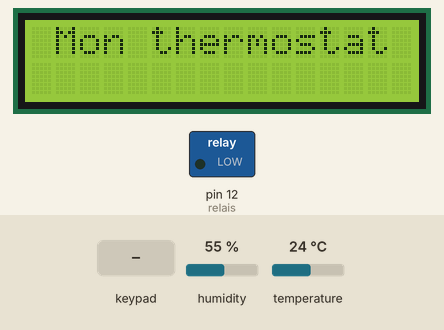
Simulated run of this sketch. Board: Arduino Uno, built with avr-gcc and run on an emulated ATmega328P. Parts: 16×2 character LCD, switched loads named in the sketch (green lamp = pin HIGH). Inputs (shaded band) come from the test bench; at power-on: temperature 24 °C, humidity 55 %. The local clock reads 2024-03-15 10:24:30 at power-on unless the sketch sets it; what the sketch prints to the serial monitor is not drawn.

Above: at 2.2 s.
2.3 s: key 'C' pressed
At 3.1 s:
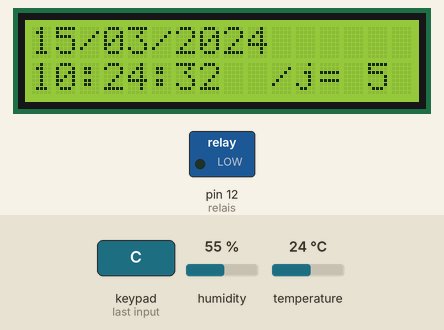
7.9 s: keypad keys 1 2 A pressed 0.4 s apart
At 10.0 s:
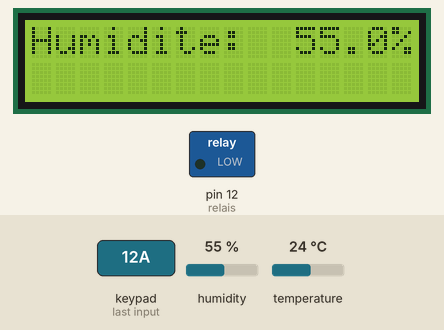
15.1 s: temperature set to 18.8 °C
At 19.9 s:
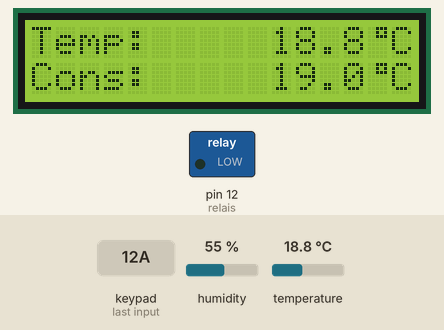
20.2 s: temperature set to 17.8 °C
At 21.9 s:
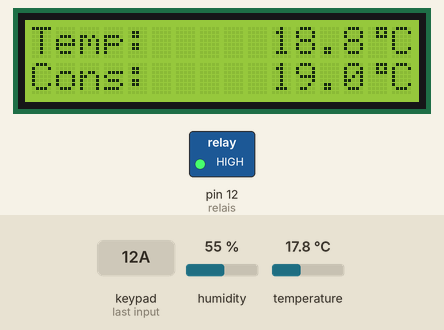
25.3 s: key '*' pressed
At 25.7 s:
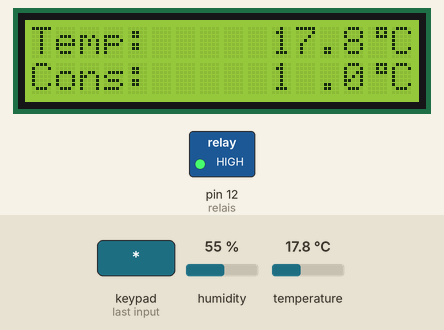
31.3 s: keypad keys 2 5 A pressed 0.4 s apart
At 32.5 s:
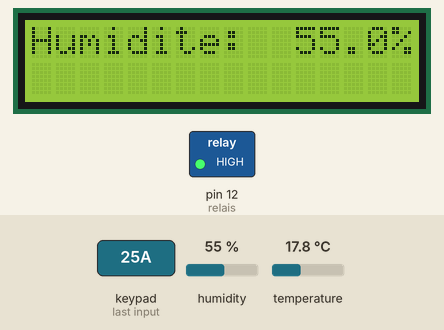
Timing chart, 0 to 34.3 s (numbered marks = the images above; inputs shaded):
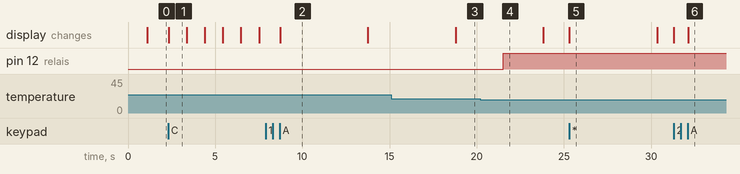

Measured:
- the behaviour switches between 18.5 and 18.4 °C on temperature (found by bisection; images 3 and 4)
- after the input at 2.3 s, the display: changes at once (image 1)
- after the input at 7.9 s, the display: changes after 0.83 s (image 2)
- after the input at 15.1 s, the display: changes after 3.7 s (image 3)
- after the input at 20.2 s, pin 12 (relais): LOW → HIGH after 1.3 s
- after the input at 25.3 s, the display: changes at once (image 5)
- after the input at 31.3 s, the display: first changes at once (image 6 shows a later state)

The sketch:

Thermostat_LCD1602_DTH22.ino
```cpp
// EXEMPLE 1602 i2c SUR http://blog.f8asb.com/2014/03/01/mise-en-oeuvre-i2c-vers-lcd-carte-chinoise-sur-arduino/
// EXEMPLE clavier SUR http://www.mon-club-elec.fr/pmwiki_mon_club_elec/pmwiki.php?n=MAIN.ArduinoExpertLCDClavierAppuiTouche

/*
** Example Arduino sketch for SainSmart I2C LCD Screen 16x2
** based on https://bitbucket.org/celem/sainsmart-i2c-lcd/src/3adf8e0d2443/sainlcdtest.ino
** This example uses F Malpartida's NewLiquidCrystal library. Obtain from:
** https://bitbucket.org/fmalpartida/new-liquidcrystal
** NOTE: Tested on Arduino Uno whose I2C pins are A4==SDA, A5==SCL

*/
//***************************** Ecran 1602 i2c **************************************************

#include <Wire.h>
#include <LCD.h>
#include <LiquidCrystal_I2C.h>


#define I2C_ADDR    0x27 // <<----- Add your address here.  Find it from I2C Scanner
#define BACKLIGHT_PIN     3
#define En_pin  2
#define Rw_pin  1
#define Rs_pin  0
#define D4_pin  4
#define D5_pin  5
#define D6_pin  6
#define D7_pin  7

LiquidCrystal_I2C  lcd(I2C_ADDR, En_pin, Rw_pin, Rs_pin, D4_pin, D5_pin, D6_pin, D7_pin);

//***************************** Caracteres spéciaux  ************************************************

byte myDegre[8] = {
  B00111,
  B00101,
  B00111,
  B00000,
  B00000,
  B00000,
  B00000,
  B00000
};

//**************************** Clavier ************************************************

#include <Keypad.h> // inclusion de la librairie pour clavier matriciel

//--- Constantes utilisées avec le clavier 4x4
const byte LIGNES = 4; // 4 lignes
const byte COLONNES = 4; //4 colonnes

int n = 1;

// clavier

const int C4 = 9; //declaration constante de broche
const int C3 = 8; //declaration constante de broche
const int C2 = 7; //declaration constante de broche
const int C1 = 6; //declaration constante de broche

const int L4 = 5; //declaration constante de broche
const int L3 = 4; //declaration constante de broche
const int L2 = 3; //declaration constante de broche
const int L1 = 2; //declaration constante de broche

//--- Définition des touches
char touches[LIGNES][COLONNES] = {
  {'1', '2', '3', 'A'},
  {'4', '5', '6', 'B'},
  {'7', '8', '9', 'C'},
  {'*', '0', '#', 'D'}
};

// tableaux de lignes et colonnes
byte BrochesLignes[LIGNES] = {L1, L2, L3, L4}; //connexions utilisées pour les broches de lignes du clavier
byte BrochesColonnes[COLONNES] = {C1, C2, C3, C4}; //connexions utilisées pour les broches de colonnes du clavier

char touche; // variable de stockage valeur touche appuyée

// création d'un objet keypad = initialisation clavier
Keypad clavier = Keypad( makeKeymap(touches), BrochesLignes, BrochesColonnes, LIGNES, COLONNES );
// les broches de lignes sont automatiquement configurées en ENTREE avec pullup interne activé
// les broches de colonnes sont automatiquement configurées en SORTIE

//*****************************DS18B20************************************************
/*#include <OneWire.h>
  #include <DallasTemperature.h>

  // On utilise la Pin #7 pour connecter le DS18B20
  #define ONE_WIRE_BUS 10

  // Initialisation de la librairie OneWire
  OneWire oneWire(ONE_WIRE_BUS);

  // Lien avec la librairie Dallas Temperature Control
  DallasTemperature sensors(&oneWire);
  DeviceAddress tempDeviceAddress;

  const int  resolution = 12;

  #include <Stdio.h>*/

//*****************************DTH22**************************************************

#include "DHT.h"

DHT dht;
//*****************************Thermostat**********************************************
int relais = 12 ;
float consigne = 19;
float ecart = 0.5;
float consPlus;
float consMoins;

//*****************************DS3231**********************************************
//#include <Wire.h>     // existe déjà plus haut
#include <RTClib.h>

RTC_DS1307 RTC; // Avec cette librairie on déclare le DS3231 comme un DS1307

//********************************AUTRE ***********************************************
int ligne = 0;
int colonne = 11;
int saisie = 0;
int page = 0 ;
int front ;  // memoire de front montant
int front2 ;
char derniereTouche = 0;
unsigned long tempoArret = 5000;
unsigned long tempsArret = 0;             // temps écoulé tempo arret

//%%%%%%%%%%%%%%%%%%%%%%%%%%%%%%%%%%%%%%%%%%%%%%%%%%%%%%%%%%%%%%%%%%%%%%%%%%%%%%%%%%%%%%%%%%%%%%%%%%%%%%%%%%%%%%%%%%%%%%%%%%%%
//%%%%%%%%%%%%%%%%%%%%%%%%%%%%%%%%%%%%%%%%%%%%%%%%%%%%%%%%%%%%%%%%%%%%%%%%%%%%%%%%%%%%%%%%%%%%%%%%%%%%%%%%%%%%%%%%%%%%%%%%%%%%

void setup()
{

  //***************************** Ecran 1602 i2c *************************************

  lcd.begin (16, 2); //  <<----- Mon LCD est un 16x2

  // Switch on the backlight
  lcd.setBacklightPin(BACKLIGHT_PIN, POSITIVE);
  lcd.setBacklight(HIGH);

  lcd.home (); // go home -ramène le curseur à l'origine

  //lcd.cursor() ;
  lcd.print(" Mon thermostat ");
  delay(1000);


  //***************************** Caracteres spéciaux  *********************************

  lcd.createChar(0, myDegre); //apprend le caractère à l'écran LCD

  //*****************************DS18B20************************************************

  /*//Serial.println("Prise de temperature avec  DS18B20");

    // On initialise la librairie DTC
    sensors.begin();
    sensors.getAddress(tempDeviceAddress, 0);
    sensors.setResolution(tempDeviceAddress, resolution);
  */

  //*****************************DTH22************************************************

  dht.setup(10); // data pin 10

  //*****************************Thermostat************************************************

  pinMode(relais, OUTPUT);

  Serial.begin(9600);

  //*****************************DS3231**********************************************

  Wire.begin();
  RTC.begin();
  //reglage de l'heure: décocher les 2 lignes suivantes pour effectuer le réglage(charger , recocher ,charger )
  //RTC.adjust(DateTime(__DATE__, __TIME__));
  //DateTime now = RTC.now();

}
//%%%%%%%%%%%%%%%%%%%%%%%%%%%%%%%%%%%%%%%%%%%%%%%%%%%%%%%%%%%%%%%%%%%%%%%%%%%%%%%%%%%%%%%%%%%%%%%%%%%%%%%%%%%%%%%%%%%%%%%%%%%%
//%%%%%%%%%%%%%%%%%%%%%%%%%%%%%%%%%%%%%%%%%%%%%%%%%%%%%%%%%%%%%%%%%%%%%%%%%%%%%%%%%%%%%%%%%%%%%%%%%%%%%%%%%%%%%%%%%%%%%%%%%%%%

void loop()
{
  //delay(dht.getMinimumSamplingPeriod());

  float humidity = dht.getHumidity();
  float temperature = dht.getTemperature();

  /* sensors.requestTemperatures(); // Envoi de la demande de température DS18B20
    float temp0 = (sensors.getTempCByIndex(0));
    int t0 = (temp0 - (int)temp0) * 100 ;
    //Serial.println(temp0); // Le 0 corresponant au premier esclave trouvé .*/

  consPlus = (consigne + ecart);
  consMoins = (consigne - ecart);

  if (temperature < consMoins)digitalWrite (relais, HIGH);
  if (temperature > consPlus) digitalWrite (relais, LOW);

  touche = clavier.getKey(); // lecture de la touche appuyée

  if (touche == '*')  { //on efface le dernier chiffre

    Serial.print ("colonne: ");
    Serial.println (colonne);
    if (colonne > 9) {
      lcd.setCursor(colonne, 1);
      lcd.print(' ');
      colonne = colonne - 1;
      if (saisie > 0)   saisie = ((saisie - (int(derniereTouche) - 48)) / 10);
      tempsArret = millis();

    }
  }

  else if (touche == 'A') { //affichage humidité et  temperature actuelle
    lcd.clear();
    lcd.setCursor(0, 0);
    lcd.print("Humidite:  ");
    lcd.print(humidity, 1);
    lcd.print("%");
    tempsArret = millis();
    page=2;
  }

  else if   ((touche == '0') || (touche == '1') || (touche == '2') || (touche == '3')
             || (touche == '4') || (touche == '5') || (touche == '6') || (touche == '7')
             || (touche == '8') || (touche == '9')) {               //  on a tapé un chiffre
    if (colonne < 11 )    {
      colonne = colonne + 1;
      lcd.setCursor(colonne, 1);
      lcd.print(touche);
      derniereTouche = touche;
      saisie = saisie * 10 + (int (touche) - 48);
      tempsArret = millis();

    }
  }

  else if   (touche == 'C') //Affichage de l'heure

  {
    lcd.clear();
    page=3;
   tempsArret = millis();
  }


  else if ((saisie < 26) && (touche == '#'))
  { consigne = saisie ;
  }

  else if  ((millis() - tempsArret > tempoArret) /* || (front == 0) */|| (touche == 'B') ) //affichage consigne de temperature
  {
    lcd.clear();
    lcd.setCursor(0, 0) ;
    lcd.print("Temp:     ");
    lcd.print(temperature, 1);
    lcd.write ((uint8_t) 0);//affiche le caractère de l'adresse 0
    lcd.print("C");
    lcd.setCursor(0, 1);
    lcd.print("Cons:");
    lcd.setCursor(10, 1);
    if (consigne < 10) lcd.print("0");
    lcd.print(consigne, 1);
    lcd.write ((uint8_t) 0);//affiche le caractère de l'adresse 0
    lcd.print("C");
    tempsArret = millis();
    front = 1;
    page=1;

  }

while (page==3){
 DateTime now = RTC.now(); // Lit l'heure du module
    lcd.clear();
    lcd.setCursor(0, 0);
    if (now.day() < 10)lcd.print("0");
    lcd.print(now.day(), DEC); // Affiche le jour
    lcd.print('/');
    if (now.month() < 10)lcd.print("0");
    lcd.print(now.month(), DEC); // Affiche le mois
    lcd.print('/');
    lcd.print(now.year(), DEC);  //Affiche l'année
    lcd.setCursor(0, 1);
    if (now.hour() == 0)lcd.print("0");
    if (now.hour() < 10)lcd.print("0");
    lcd.print(now.hour(), DEC); //Affiche les heures
    lcd.print(':');
    //if (now.minute() == 0)lcd.print("0");
    if (now.minute() < 10)lcd.print("0");
    lcd.print(now.minute(), DEC); // Affiche les minutes
    lcd.print(':');
    if (now.minute() == 0)lcd.print("0");
    if (now.second() < 10)lcd.print("0");
    lcd.print(now.second(), DEC); // Affiche les secondes
    lcd.print("  /j= ");
    lcd.print(now.dayOfWeek(),DEC);
    //tempsArret = millis();
    delay(1000);
    break;
}
}

// --- Fin programme ---

//000000000000000000000000000000000000000000000000000000000000000000000000000000000000000000

// --- Mémo instructions ---

// var_int = digitalRead(Pin); //lit état de la broche indiquée et renvoie valeur HIGH ou LOW
// digitalWrite(pin, value) ; // met la valeur HIGH ou LOW sur la broche indiquée
// digitalRead(pin) ; // lit l'état d'une broche numérique en entrée et renvoie la valeur HIGH ou LOW présente sur la broche
// --- Impulsions ---
// analogWrite(broche,largeur); // génère une impulsion PWM sur la broche de largeur 0 (0%) à 255 (100%)

// tone(broche, frequence, +/-duree); // produit son de fréquence indiquée sur la broche
// noTone(broche); // stoppe la production de son sur la broche
// à noter : une seule broche peut générer un son à la fois...

// --- mémo boucle --
//for (int i=0; i <= 10; i++); // boucle simple
//delay(300); // pause en millisecondes

// ----- memo LCD ---
// LiquidCrystal(rs, enable, d4, d5, d6, d7) ; // initialisation 4 bits
// lcd.begin(cols, rows); // initialisation nombre colonne/ligne
//
// lcd.clear(); // efface écran et met le curseur en haut à gauche
// lcd.home(); // repositionne le curseur en haut et à gauche SANS effacer écran
//
// lcd.setCursor(col, row) ; // positionne le curseur à l'endroit voulu (colonne, ligne) (1ère=0 !)
// lcd.print("texte") ; // affiche la chaîne texte
//
// lcd.cursor() ; // affiche la ligne de base du curseur
// lcd.noCursor() ; // cache le curseur
// lcd.blink() ; // fait clignoter le curseur
// lcd.noBlink() ;// stoppe le clignotement du curseur
// lcd.noDisplay() ; // éteint le LCD sans modifier affichage
// lcd.display() ; // rallume le LCD sans modif affichage
//
// lcd.scrollDisplayLeft(); // décale l'affichage d'une colonne vers la gauche
// lcd.scrollDisplayRight(); // décale l'affichage d'une colonne vers la droite
// lcd.autoscroll() ; // les nouveaux caractères poussent les caractères déjà affichés
// noAutoscroll(); // stoppe le mode autoscroll

//---------- Mémo Clavier - librairie Keypad ---------
// var=char getKey(); // renvoie la valeur de la touche
// touche = clavier.getKey(); // lecture de la touche appuyée
//
// //---------------- fonction pour tester l'utilisation de la RAM --------
// this function will return the number of bytes currently free in RAM
// written by David A. Mellis
// based on code by Rob Faludi http://www.faludi.com
// Source : http://www.arduino.cc/playground/Code/AvailableMemory
//
/*int ramDispo() {
  int size = 2048; // Use 2048 with ATmega328, 8192 avec 2560
  byte *buf;

  while ((buf = (byte *) malloc(--size)) == NULL);

  free(buf);
  return size; // renvoie la taille de la RAM disponible
  }
*/
//
//
//
```
